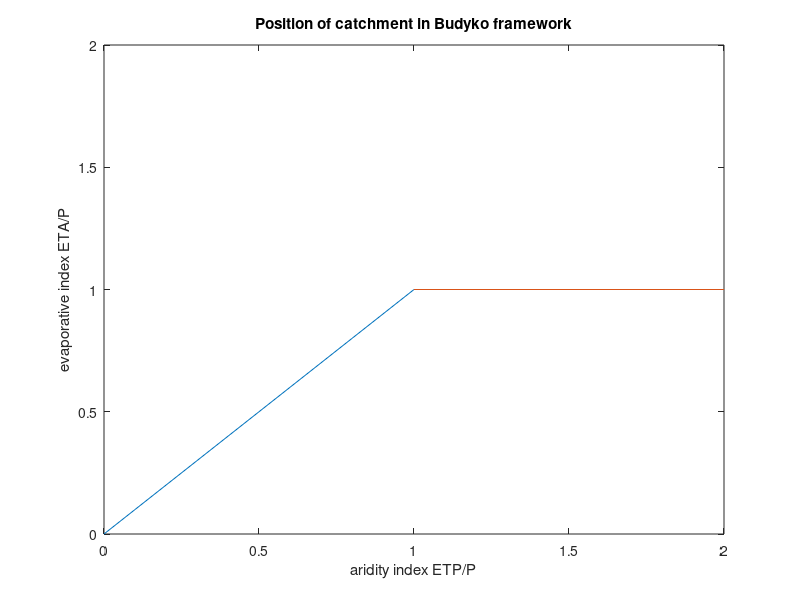
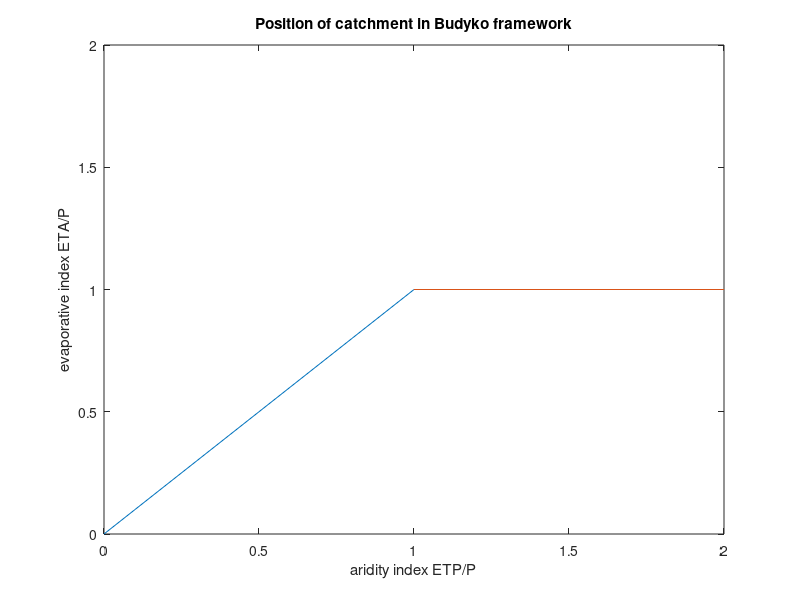

The MATLAB source for these figures, in order:
%% Exercise 11: Climate analysis of british catchments with the Budyko framework
%% Task 1: Generating Budkyo diagram and plotting the position of one catchment into Budyko diagram
% import hydrological time series of one arbitrary catchment as table (function:
% "readtable"). Simply choose one of the 50 given catchments.
    'INSERT YOUR CODE FOLLOWING THE COMMENT ABOVE'

% saving/assigning precipitation, potential evapotranspiration ('pet'), runoff ('discharge_spec') from
% table to variables/arrays
    'INSERT YOUR CODE FOLLOWING THE COMMENT ABOVE'

% the streamflow time series may contain several NaN values. Use the
% function "isnan" to find the index (=positions/rows) in the streamflow time
% series, where we have actual data and no NaN. 
    'INSERT YOUR CODE FOLLOWING THE COMMENT ABOVE'

% calculating position of catchment in Budyko framework:
% Step 1: calculating actual evapotranspiration by closing water balance
% (cf. exercise 1) assuming constant water storage change over the 45
% years (dS = 0). 
% IMPORTANT:In the following, use the above defined NaN index to do all the
% calculations only with actual data and ignoring rows with NaN. You have
% to ignore rows with NaN for each variable/array.
    'INSERT YOUR CODE FOLLOWING THE COMMENT ABOVE'

% Step 2: calculating aridity index of catchment for the entire 45 years
% (Eq. 1): sum of PET / sum of P
    'INSERT YOUR CODE FOLLOWING THE COMMENT ABOVE'

% Step 3: calculating evaporative index of catchment for the entire 45
% years (Eq. 2): sum of AET / sum of P
    'INSERT YOUR CODE FOLLOWING THE COMMENT ABOVE'

% Step 4: plot of budyko framework and position of catchment
figure
% plot of budyko curve with water and energy limits
plot([0:0.1:1], [0:0.1:1]) % line of energy limit
hold on
xlim([0 2])
ylim([0 2])
title('Position of catchment in Budyko framework')
xlabel('aridity index ETP/P')
ylabel('evaporative index ETA/P')
plot([1:0.1:2], ones(1, length([1:0.1:2]))) %line of water limit

hold on
% plot of catchment position in budyko framework, x= aridity index , y =
% evaporative index
    'INSERT YOUR CODE FOLLOWING THE COMMENT ABOVE'


%% Task 2: Plotting the positions of all given catchments automatically into the Budyko framework
% save list of all available files in folder "data", which start with a "C", in a variable  (function:"dir")
myFiles = dir('./data/C*');

% open plot of budyko curve and position of catchment. At the end of each
% for-loop run, the position of currently selected catchment will be added
% to this plot
figure
% plot of budyko curve with water and energy limits
plot([0:0.1:1], [0:0.1:1]) % line of energy limit
hold on
xlim([0 2])
ylim([0 2])
title('Position of catchment in Budyko framework')
xlabel('aridity index ETP/P')
ylabel('evaporative index ETA/P')
plot([1:0.1:2], ones(1, length([1:0.1:2]))) %line of water limit

% create for-loop to get hydrological time series data and to calculate position
% in Budyko framework of all given catchments for the entire 45 years, consecutively from first to
% last catchment
for k = 1:length(myFiles)
  % Step 1 in for-loop: at the start of each loop run, save the name of the
  % next catchment file k in the previously defined list containing all
  % available files in folder "data" (myFiles)
    'INSERT YOUR CODE FOLLOWING THE COMMENT ABOVE'
  
  % Step 2 in for-loop: set and save path to this currently selected
  % catchment file in a variable
  % (function: "fullfile")
    'INSERT YOUR CODE FOLLOWING THE COMMENT ABOVE'

  % Step 3 in for-loop: import hydrological time series of currently selected catchment as table (function:
  % "readtable")
    'INSERT YOUR CODE FOLLOWING THE COMMENT ABOVE'

  % Step 4 in for-loop: saving/assigning precipitation, potential
  % evapotranspiration, runoff from this table to variables/arrays. Again,
  % use "isnan" to define index/positions, where we have actual data and no
  % NaN in the streamflow timeseries.
    'INSERT YOUR CODE FOLLOWING THE COMMENT ABOVE'
  
  % Step 5 in for-loop: calculate actual evapotranspiration, aridity index and evaporative
  % index of currently selected catchment for the entire 45 years. Again, use previously defined
  % NaN index to only do the calculations with actual data and no NaN
    'INSERT YOUR CODE FOLLOWING THE COMMENT ABOVE'
  
  % Step 6 in for-loop: plot position of currently selected catchment into already existing plot of Budyko framework 
  hold on
    'INSERT YOUR CODE FOLLOWING THE COMMENT ABOVE'
  
end


